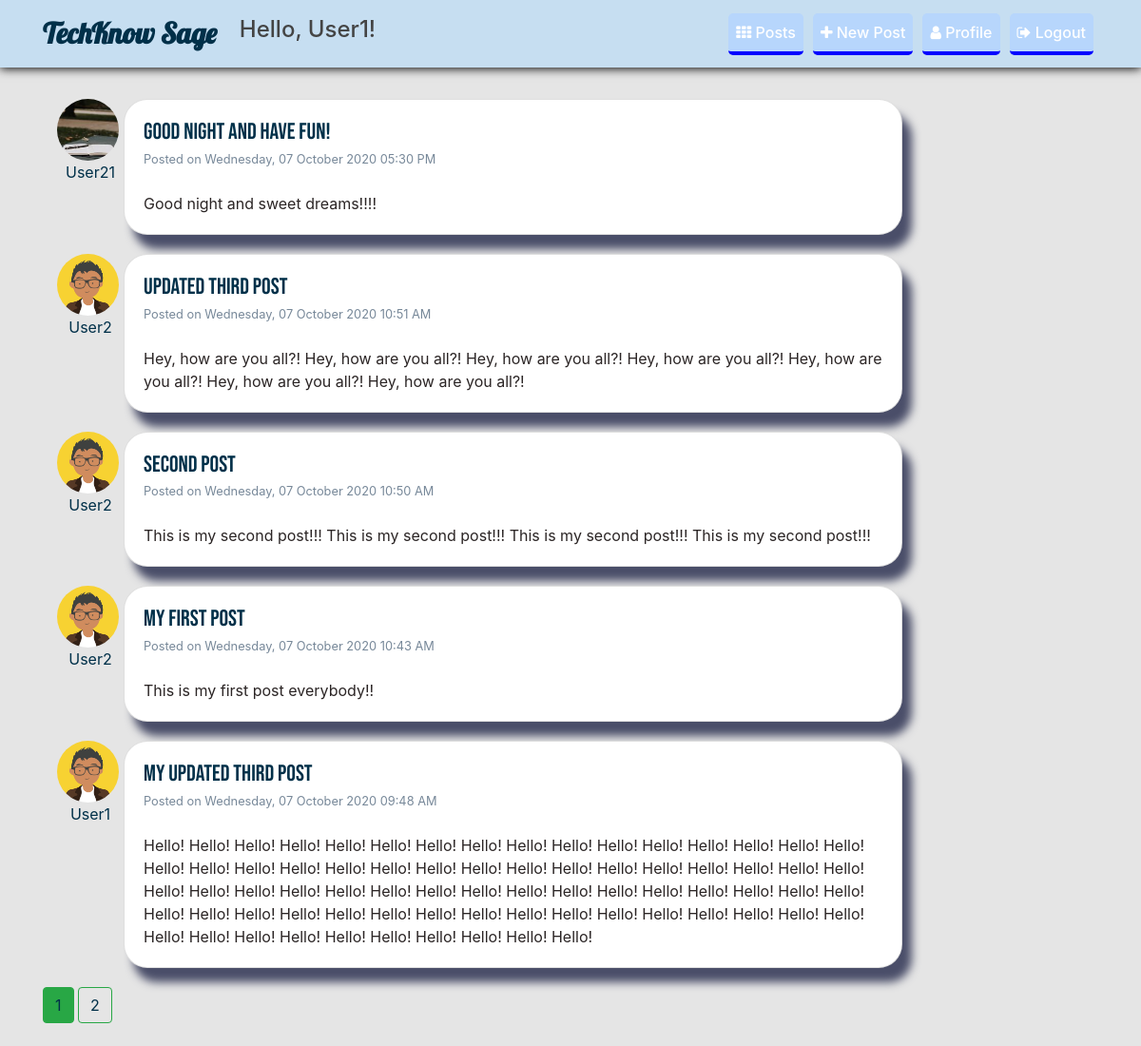
The page /allpost (signed in) on the database its author committed.
### flaskblog/models.py (models this page shows, shortened)
class User(db.Model, UserMixin):
    id = db.Column(db.Integer, primary_key=True)
    username = db.Column(db.String(20), unique=True, nullable=False)
    email = db.Column(db.String(120), unique=True, nullable=False)
    image_file = db.Column(db.String(20), nullable=False, default='default.png')
    password = db.Column(db.String(60), nullable=False)
    posts = db.relationship('Post', backref='author', lazy=True)

class Post(db.Model):
    id = db.Column(db.Integer, primary_key=True)
    title = db.Column(db.String(100), nullable=False)
    date_posted = db.Column(db.DateTime, nullable=False, default=datetime.utcnow)
    content = db.Column(db.Text, nullable=False)
    user_id = db.Column(db.Integer, db.ForeignKey('user.id'), nullable=False)

### flaskblog/posts/routes.py (the view)
@posts.route("/allpost")
@login_required
def allpost():
    page = request.args.get('page', 1, type=int)
    posts = Post.query.order_by(Post.date_posted.desc()).paginate(page=page, per_page=5)
    return render_template('allpost.html', posts=posts)

### flaskblog/models.py (called while the page is built)
@login_manager.user_loader
def load_user(user_id):
    return User.query.get(int(user_id))

### flaskblog/templates/allpost.html (shortened to what this page needs)
{% extends "layout.html" %}
{% block content %}
  {% for post in posts.items %}
  <div class="container" style="display: flex;">
    <article class="media" style="display: flex; flex-direction: column;">
      <img class="rounded-circle article-img" style="margin-right: 5px;" src="{{ url_for('static', filename='profile_pics/' + post.author.image_file) }}">
      <a href="{{ url_for('users.user_posts', username=post.author.username) }}" id="author" style="margin: 0 auto;">{{ post.author.username }}</a>
    </article>
    <div class="card" style="margin-bottom: 20px;">
      <div class="card-body">
        <h4 class="card-title"><a class="title" href="{{ url_for('posts.post', post_id=post.id) }}">{{ post.title }}</a></h4>
        <small>Posted on {{ post.date_posted.strftime('%A, %d %B %Y %I:%M %p') }}</small>
        <br>
        <br>
        <p class="card-text">{{ post.content }}</p>
      </div>
    </div>
  </div>
  {% endfor %}
  {% for page_num in posts.iter_pages(left_edge=1, right_edge=1, left_current=1, right_current=2) %}
    {% if page_num %}
      {% if posts.page == page_num %}
        <a class="btn btn-success mb-4" href="{{ url_for('posts.allpost', page=page_num) }}">{{ page_num }}</a>
      {% else %}
        <a class="btn btn-outline-success mb-4" href="{{ url_for('posts.allpost', page=page_num) }}">{{ page_num }}</a>
      {% endif %}
    {% else %}
      ...
    {% endif %}
  {% endfor %}
{% endblock content %}

### flaskblog/templates/layout.html (shortened to what this page needs)
<!DOCTYPE html>
<html>
<head>
    <link rel="stylesheet" href="https://maxcdn.bootstrapcdn.com/bootstrap/4.0.0/css/bootstrap.min.css">
    <link rel="stylesheet" href="https://cdnjs.cloudflare.com/ajax/libs/font-awesome/4.7.0/css/font-awesome.min.css">
    <link rel="stylesheet" type="text/css" href="{{ url_for('static', filename='main.css') }}">
</head>
<body>
    <header class="site-header">
      <nav class="navbar navbar-expand-md navbar-dark fixed-top">
        <div class="container">
          <a class="navbar-brand mr-4" href="/" style="color: rgb(7, 85, 173); font-family: 'Lobster', cursive; font-weight: 800; font-size: 30px;">TechKnow Sage</a>
          {% if current_user.is_authenticated %}
            <h4>Hello, {{ current_user.username }}!</h4>
          {% endif %}
          <div class="collapse navbar-collapse" id="navbarToggle" style="justify-content: flex-end;">
            <div class="navbar-nav">
              {% if current_user.is_authenticated %}
                <a class="nav-item nav-link navigation-links" href="{{ url_for('posts.allpost') }}"><i class="fa fa-th"></i> Posts</a>
                <a class="nav-item nav-link navigation-links" href="{{ url_for('posts.new_post') }}"><i class="fa fa-plus"></i> New Post</a>
                <a class="nav-item nav-link navigation-links" href="{{ url_for('users.account') }}"><i class="fa fa-user"></i> Profile</a>
                <a class="nav-item nav-link navigation-links" href="{{ url_for('users.logout') }}"><i class="fa fa-sign-out"></i> Logout</a>
              {% else %}
                <a class="nav-link nav-item navigation-links" href="{{ url_for('users.login') }}"> Login</a>
                <a class="nav-link nav-item navigation-links" href="{{ url_for('users.register') }}"> Register</a>
              {% endif %}
            </div>
          </div>
        </div>
      </nav>
    </header>
    <main role="main" class="container">
      <div class="row">
        <div class="col-md-10">
          {% block content %}{% endblock %}
        </div>
      </div>
    </main>
</body>
</html>

### flaskblog/static/main.css (style rules this page uses)
body { margin: 0; padding: 0; }
h1, h2, h3, h4, h5, h6 { color: #444444; }
.site-header .navbar-nav .nav-link { color: #cbd5db; }
.article-img { height: 65px; width: 65px; margin-right: 16px; }

### flaskblog/templates/allpost.html (style rules this page uses)
.card { border-radius: 25px; background-color: white; box-shadow: 10px 15px 10px #4a4e69; width: 92%; }
.card-title { margin-bottom: 0 !important; font-family: 'Bebas Neue', cursive; }
a { color: #003049 !important; text-decoration: none; }
small { color: lightslategray; }
p { color: rgb(43, 37, 37); }

### flaskblog/templates/layout.html (style rules this page uses)
body { background-color: #e5e5e5; margin-top: 6.5rem; }
.navigation-links { color: white !important; font-weight: 500; background-color: rgb(183, 214, 252); border-radius: 5px; border-bottom: 4px solid blue; margin: 5px; background-size: 200% 200%; background-image: linear-gradient( transparent 50%, rgb(79, 128, 233) 50%); transition: background-position 300ms, color 300ms ease, border-color 300ms ease; }
.navbar { background-color: #c6def1; box-shadow: 0px 1px 10px black; }
.navbar .container { margin-bottom: 0; }

### rows shown on the page
User: username "User1"
Post: image_file (picture), author.username "User21", title "Good Night and Have Fun!", date_posted "Wednesday, 07 October 2020 05:30 PM", content "Good night and sweet dreams!!!!"
Post: image_file (placeholder picture), author.username "User2", title "Updated Third Post", date_posted "Wednesday, 07 October 2020 10:51 AM", content "Hey, how are you all?! Hey, how are you all?! Hey, how are you all?! Hey, how are you all?! Hey, how are you all?! Hey, how are you all?! Hey, how are you all?!"
Post: image_file (placeholder picture), author.username "User2", title "Second Post", date_posted "Wednesday, 07 October 2020 10:50 AM", content "This is my second post!!! This is my second post!!! This is my second post!!! This is my second post!!!"
Post: image_file (placeholder picture), author.username "User2", title "My first post", date_posted "Wednesday, 07 October 2020 10:43 AM", content "This is my first post everybody!!"
Post: image_file (placeholder picture), author.username "User1", title "My Updated Third Post", date_posted "Wednesday, 07 October 2020 09:48 AM", content "Hello! Hello! Hello! Hello! Hello! Hello! Hello! Hello! Hello! Hello! Hello! Hello! Hello! Hello! Hello! Hello! Hello! Hello! Hello! Hello! Hello! Hello! Hello! Hello! Hello! Hello! Hello! Hello! Hello! Hello! Hello! Hello! Hello! Hello! Hello! Hello! Hello! Hello! Hello! Hello! Hello! Hello! Hello! Hello! Hello! Hello! Hello! Hello! Hello! Hello! Hello! Hello! Hello! Hello! Hello! Hello! Hello! Hello! Hello! Hello! Hello! Hello! Hello! Hello! Hello! Hello! Hello! Hello! Hello! Hello! Hello! Hello! Hello! Hello!"

### other values the page prints
{{ page_num }} "1"
{{ page_num }} "2"
